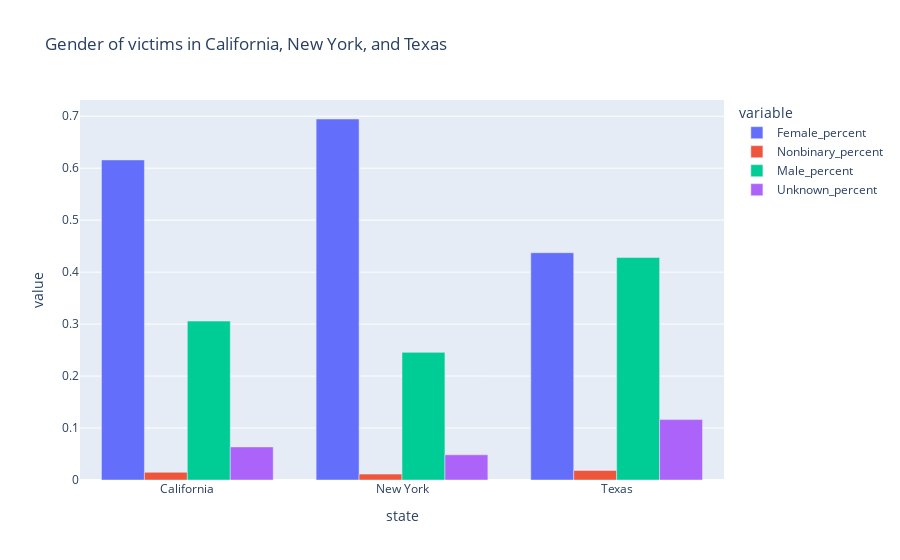

The notebook cell this image was saved under:
### Code cell
# do the same for gender
data_gender['total'] = data_gender[['Female', 'Nonbinary', 'Male',
       'Unknown']].sum(axis = 1)

#same thing as above but for age
data_gender['Female_percent'] = data_gender['Female']/data_gender['total']
data_gender['Nonbinary_percent'] = data_gender['Nonbinary']/data_gender['total']
data_gender['Male_percent'] = data_gender['Male']/data_gender['total']
data_gender['Unknown_percent'] = data_gender['Unknown']/data_gender['total']

# bar plot for age
_fig = px.bar(data_gender, x = 'state', y = ['Female_percent', 'Nonbinary_percent', 'Male_percent',
       'Unknown_percent'], barmode = 'group', title = 'Gender of victims in California, New York, and Texas')
_fig.show()

### Figure 1 — Plotly figure (JSON) as saved in the notebook; plotly's stock layout.template omitted (floating-point values rounded to 4 significant figures)
{"data": [{"alignmentgroup": "True", "hovertemplate": "variable=Female_percent<br>state=%{x}<br>value=%{y}<extra></extra>", "legendgroup": "Female_percent", "marker": {"color": "#636efa", "pattern": {"shape": ""}}, "name": "Female_percent", "offsetgroup": "Female_percent", "orientation": "v", "showlegend": true, "textposition": "auto", "type": "bar", "x": ["California", "New York", "Texas"], "xaxis": "x", "y": [0.6159, 0.6946, 0.4373], "yaxis": "y"}, {"alignmentgroup": "True", "hovertemplate": "variable=Nonbinary_percent<br>state=%{x}<br>value=%{y}<extra></extra>", "legendgroup": "Nonbinary_percent", "marker": {"color": "#EF553B", "pattern": {"shape": ""}}, "name": "Nonbinary_percent", "offsetgroup": "Nonbinary_percent", "orientation": "v", "showlegend": true, "textposition": "auto", "type": "bar", "x": ["California", "New York", "Texas"], "xaxis": "x", "y": [0.01474, 0.01134, 0.01835], "yaxis": "y"}, {"alignmentgroup": "True", "hovertemplate": "variable=Male_percent<br>state=%{x}<br>value=%{y}<extra></extra>", "legendgroup": "Male_percent", "marker": {"color": "#00cc96", "pattern": {"shape": ""}}, "name": "Male_percent", "offsetgroup": "Male_percent", "orientation": "v", "showlegend": true, "textposition": "auto", "type": "bar", "x": ["California", "New York", "Texas"], "xaxis": "x", "y": [0.3057, 0.2456, 0.4281], "yaxis": "y"}, {"alignmentgroup": "True", "hovertemplate": "variable=Unknown_percent<br>state=%{x}<br>value=%{y}<extra></extra>", "legendgroup": "Unknown_percent", "marker": {"color": "#ab63fa", "pattern": {"shape": ""}}, "name": "Unknown_percent", "offsetgroup": "Unknown_percent", "orientation": "v", "showlegend": true, "textposition": "auto", "type": "bar", "x": ["California", "New York", "Texas"], "xaxis": "x", "y": [0.06368, 0.04849, 0.1162], "yaxis": "y"}], "layout": {"barmode": "group", "legend": {"title": {"text": "variable"}, "tracegroupgap": 0}, "title": {"text": "Gender of victims in California, New York, and Texas"}, "xaxis": {"anchor": "y", "domain": [0, 1], "title": {"text": "state"}}, "yaxis": {"anchor": "x", "domain": [0, 1], "title": {"text": "value"}}}}
